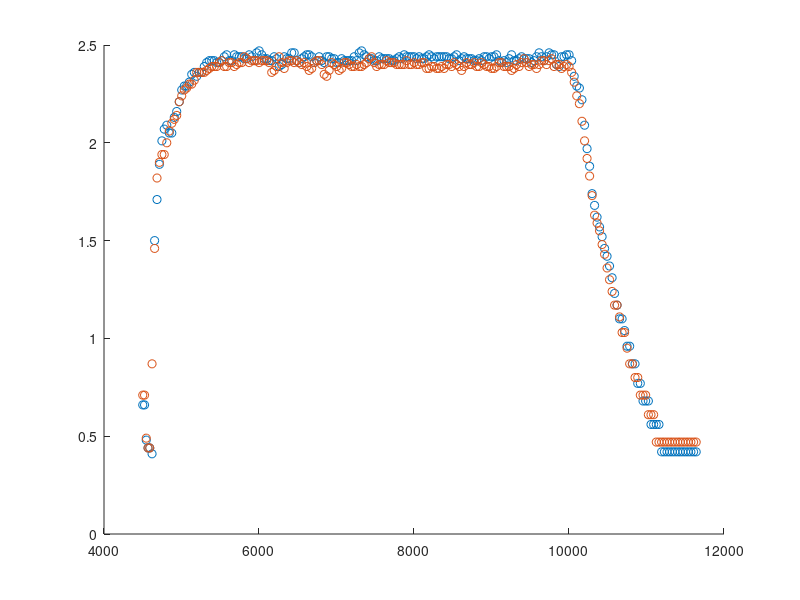

Write MATLAB code to recreate this figure.
clear all;
clear home;
clc;

data = csvread('Ptest.csv');

scatter(data(:,6),data(:,4));
hold;
scatter(data(:,6),data(:,5));
